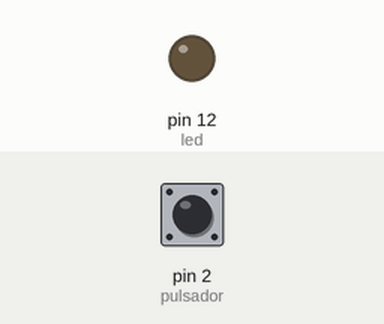
A sketch run on a simulated Arduino Uno, built with avr-gcc and run on an emulated ATmega328P. On the bench: output pins drawn as LEDs (lit = HIGH). The test bench sets the inputs (shaded band); at power-on: pin 2 (pulsador) LOW.

Above: at 1.2 s.
1.3 s: pin 2 (pulsador) pulled HIGH for 0.15 s
At 1.37 s:
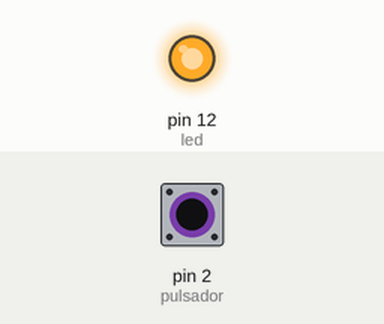
2.9 s: pin 2 (pulsador) pulled HIGH for 3.2 s
At 6.9 s:
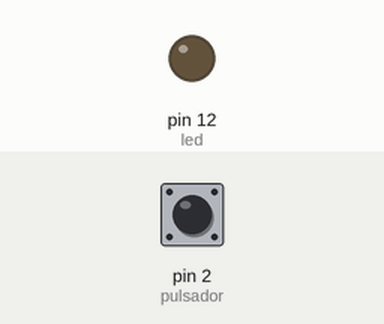
Timing chart, 0 to 8.4 s (numbered marks = the images above; inputs shaded):
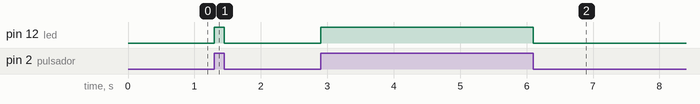

The sketch:

3-Pulsador.ino
```cpp
/* Pulsador controlando el encendido y apagado de un led */

// declaración de variables

const int led = 12;               // Pin 12 asignado a un led
const int pulsador = 2;           // Pin 2 asignado a un pulsador

int estado = 0 ;                  // variable con la que leeremos el estado del pusador

// configuración

void setup() {

 pinMode(led, OUTPUT);            // configuramos el led como salida

}

// la función loop se ejecuta repetidamente de forma infinita

void loop() {

estado = digitalRead(pulsador) ;
// Leemos el estado del pulsador (0 o 1) y le asignamos la variable "estado"

  if (estado == 1) {             // si el pulsador esta activo (estado = 1)
    digitalWrite(led, HIGH);     // el led se enciende
  }else{                         // si no
    digitalWrite(led, LOW);      // el led se apaga
  }

}
```

Measured:
- after the input at 1.3 s, pin 12 (led): LOW → HIGH at once, → LOW 0.15 s later
- after the input at 2.9 s, pin 12 (led): LOW → HIGH at once, → LOW 3.2 s later
